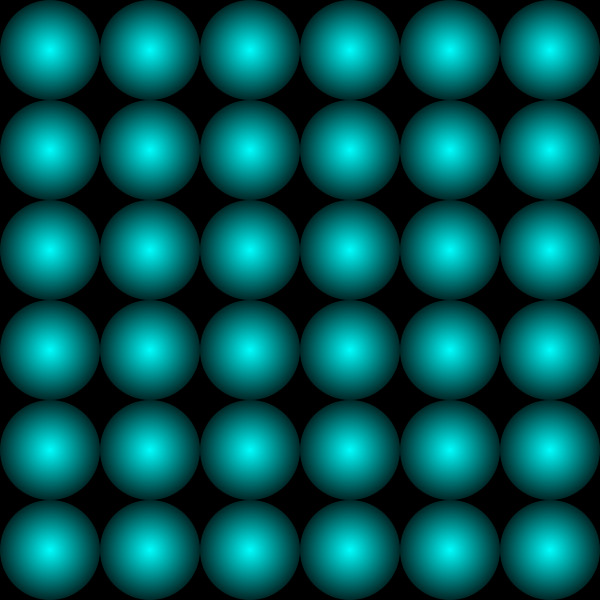
Frame 1 (no input)
Frame 60 (the mouse pressed at the canvas centre just before this capture): identical to frame 1, image omitted
Frame 120 (the mouse held since frame 60 and released just before this capture): identical to frame 1, image omitted

The Processing sketch that drew this single still picture (run headless with seeded random() and noise(); from frame 60 on, the mouse is pressed at the canvas centre):

// Processing sketch: forAnidadosEsferas
// ── forAnidadosEsferas.pde
int cant = 6;
int tam;
void setup() {
  size(600, 600);
  tam = width/cant;
}
void draw() {
  background(0);
  for (int i=0; i<cant; i++) {
    for (int j=0; j<cant; j++) {
      // rect(i*tam, j*tam, tam, tam);
      //ellipse(i*tam, j*tam, tam, tam);
      for (int c =tam; c>0; c-=1) {
        rectMode(CENTER);
        noStroke();
        float verde = map(c, tam, 0, 40, 255 );
        fill(0, verde, verde);
        ellipse(i*tam+tam/2, j*tam+tam/2, c, c);
      }
    }
  }
}
